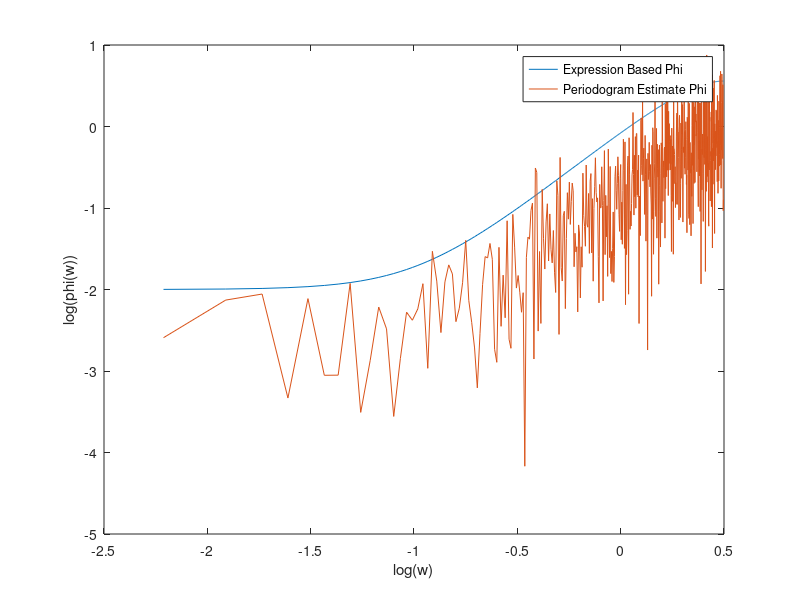

Write MATLAB code to recreate this figure.
clear all; close all

%% 2.3
N = 1000
a1 = 0.9; 
var = 1;
e = sqrt(3)*(2*rand(N,1)-1);
wt = filter([1 -a1],1,e);
[p, w] = periodogram(wt);
[h, f] = freqz([1 -a1],1,length(w));
phiw = h.^2*var;
plot(log10(w),log10(phiw))
hold on
plot(log10(w),log10(p))
xlabel('log(w)'); ylabel('log(phi(w))')
legend('Expression Based Phi','Periodogram Estimate Phi')
